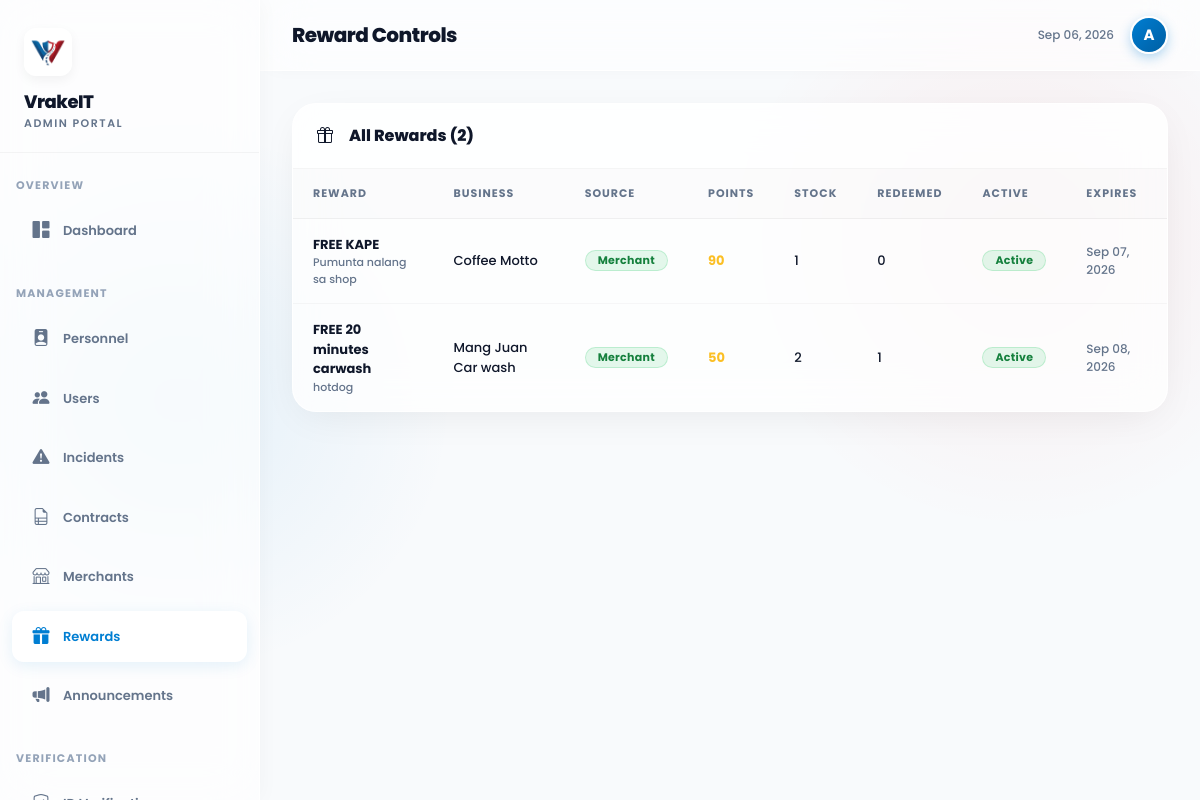
/admin/rewards.php (signed in), run on the app's committed database.
### tables this page shows
CREATE TABLE `merchant_rewards` (
  `id` int(11) NOT NULL AUTO_INCREMENT,
  `merchant_id` int(11) DEFAULT NULL,
  `reward_name` varchar(100) DEFAULT NULL,
  `description` text DEFAULT NULL,
  `points_required` int(11) DEFAULT NULL,
  `category` varchar(255) DEFAULT NULL,
  `quantity` int(11) DEFAULT NULL,
  `redeemed_count` int(11) DEFAULT 0,
  `expires_at` datetime DEFAULT NULL,
  `is_active` tinyint(1) DEFAULT 1,
  `created_at` timestamp NOT NULL DEFAULT current_timestamp(),
  PRIMARY KEY (`id`)
);

CREATE TABLE `merchants` (
  `id` int(11) NOT NULL AUTO_INCREMENT,
  `business_name` varchar(255) NOT NULL,
  `email` varchar(100) NOT NULL,
  `phone` varchar(20) DEFAULT NULL,
  `password` varchar(255) NOT NULL,
  `status` varchar(20) DEFAULT 'pending',
  `created_at` timestamp NOT NULL DEFAULT current_timestamp(),
  `contact_number` varchar(50) DEFAULT NULL,
  `permit` varchar(255) DEFAULT NULL,
  `logo` varchar(255) DEFAULT NULL,
  `business_type` varchar(100) DEFAULT NULL,
  `business_address` varchar(255) DEFAULT NULL,
  PRIMARY KEY (`id`),
  UNIQUE KEY `email` (`email`)
);

### admin/rewards.php (the view, shortened to what this page needs)
<?php
require_once __DIR__ . '/layout.php';
$db = getDB();
$legacyRewards = $db->query("SELECT r.*, NULL as merchant_name, NULL as merchant_id, 'legacy' as source FROM rewards r ORDER BY r.points_required ASC")->fetchAll();
$merchantRewards = $db->query("SELECT mr.*, m.business_name as merchant_name, mr.merchant_id, 'merchant' as source FROM merchant_rewards mr JOIN merchants m ON mr.merchant_id=m.id ORDER BY mr.created_at DESC")->fetchAll();
$all = array_merge($legacyRewards, $merchantRewards);
?>
<body>
<div class="main">
<div class="page-body">
<div class="section-card">
  <div class="section-header"><span class="section-title-text"><i class="bi bi-gift me-2"></i>All Rewards (<?= count($all) ?>)</span></div>
  <div style="overflow-x:auto;">
  <table class="data-table">
    <thead><tr><th>Reward</th><th>Business</th><th>Source</th><th>Points</th><th>Stock</th><th>Redeemed</th><th>Active</th><th>Expires</th></tr></thead>
    <tbody>
    <?php foreach($all as $r): ?>
    <tr>
      <td><strong><?= htmlspecialchars($r['reward_name']) ?></strong>
        <?php if($r['description']): ?><div style="font-size:11px;color:var(--muted);"><?= htmlspecialchars(substr($r['description'],0,50)) ?></div><?php endif; ?>
      </td>
      <td><?= htmlspecialchars($r['source']==='merchant' ? $r['merchant_name'] : $r['business_name']) ?></td>
      <td><span class="badge-status <?= $r['source']==='merchant'?'bs-approved':'bs-reviewing' ?>"><?= $r['source']==='merchant'?'Merchant':'Legacy' ?></span></td>
      <td style="color:#fbbf24;font-weight:700;"><?= number_format($r['points_required']) ?></td>
      <td><?= $r['source']==='merchant' ? ($r['quantity'] ?? '∞') : '∞' ?></td>
      <td><?= $r['source']==='merchant' ? ($r['redeemed_count'] ?? 0) : '—' ?></td>
      <td><?php if($r['is_active']): ?><span class="badge-status bs-approved">Active</span><?php else: ?><span class="badge-status bs-closed">Inactive</span><?php endif; ?></td>
      <td style="font-size:12px;color:var(--muted);"><?= ($r['source']==='merchant' && $r['expires_at']) ? date('M d, Y', strtotime($r['expires_at'])) : '—' ?></td>
    </tr>
    <?php endforeach; ?>
    </tbody>
  </table>
  </div>
</div>
</div></div>
</body></html>

### admin/layout.php (style rules this page uses)
:root { --sidebar-w:260px; --accent:#007ED2; --danger:#E90101; --bg:#f8fafc; --card-bg:rgba(255, 255, 255, 0.75); --border:rgba(0,0,0,0.06); --border-light:rgba(255,255,255,0.8); --text:#0f172a; --muted:#64748b; --shadow-soft: 0 10px 40px -10px rgba(0,0,0,0.08); }
* { box-sizing:border-box; }
body { font-family:'Poppins',sans-serif; background-color: var(--bg); background-image: radial-gradient(circle at 15% 50%, rgba(0, 126, 210, 0.08), transparent 25%), radial-gradient(circle at 85% 30%, rgba(233, 1, 1, 0.06), transparent 25%); background-attachment:fixed; color:var(--text); margin:0; min-height:100vh; }
.main { margin-left:var(--sidebar-w);min-height:100vh;display:flex;flex-direction:column; }
.page-body { padding:32px;flex:1;width:100%; }
.section-card { background:var(--card-bg); backdrop-filter:blur(20px); -webkit-backdrop-filter:blur(20px); border:1px solid var(--border-light); border-radius:24px; overflow:hidden; box-shadow:var(--shadow-soft); margin-bottom: 24px; }
.section-header { padding:20px 24px;border-bottom:1px solid rgba(0,0,0,0.04);display:flex;align-items:center;justify-content:space-between;background:rgba(255,255,255,0.4); }
.section-title-text { font-size:16px;font-weight:800;color:var(--text);display:flex;align-items:center;gap:8px; }
.data-table { width:100%;border-collapse:collapse; }
.data-table th { font-size:11px;font-weight:700;color:var(--muted);text-transform:uppercase;letter-spacing:1px;padding:16px 20px;border-bottom:1px solid rgba(0,0,0,0.06);white-space:nowrap;background:rgba(0,0,0,0.01); }
.data-table td { padding:16px 20px;border-bottom:1px solid rgba(0,0,0,0.03);font-size:13px;font-weight:500;vertical-align:middle;color:var(--text);transition:background 0.2s; }
.data-table tr:last-child td { border-bottom:none; }
.badge-status { display:inline-flex;align-items:center;gap:6px;border-radius:999px;padding:4px 12px;font-size:11px;font-weight:700;letter-spacing:0.3px;line-height:1; }
.bs-approved { background:rgba(34,197,94,0.12);color:#15803d;border:1px solid rgba(34,197,94,0.2); }

### data on the page
merchant_rewards: reward_name "FREE KAPE", description "Pumunta nalang sa shop", merchant.business_name "Coffee Motto", points_required "90", quantity "1", redeemed_count "0", is_active "Active", expires_at "Sep 07, 2026"
merchant_rewards: reward_name "FREE 20 minutes carwash", description "hotdog", merchant.business_name "Mang Juan Car wash", points_required "50", quantity "2", redeemed_count "1", is_active "Active", expires_at "Sep 08, 2026"

### other printed values
$title "Reward Controls"
count($all) "2"
